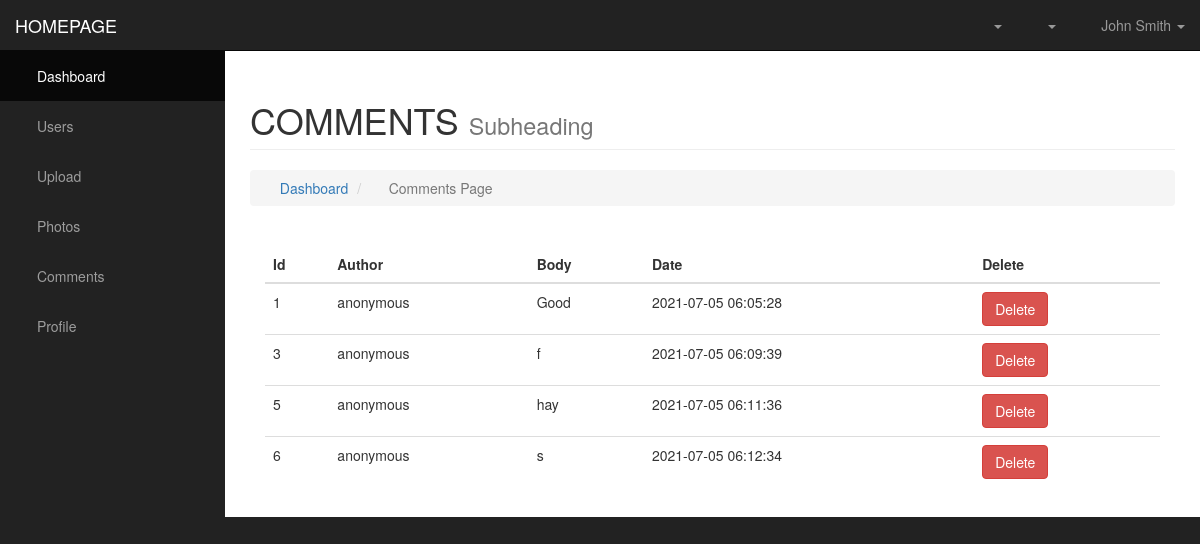
The app's page /admin/comments.php (signed in) with its own data.
### tables this page shows
CREATE TABLE `comments` (
  `comment_id` int(5) NOT NULL,
  `comment_photo_id` int(5) NOT NULL,
  `comment_author` varchar(50) NOT NULL,
  `comment_body` text NOT NULL,
  `comment_date` datetime NOT NULL
);

### admin/includes/db.php (called while the page is built, shortened)
<?php
class Database {
    public $conn;
    public function __construct() {
        $this->conn = new mysqli(DB_HOST, DB_USER, DB_PASS, DB_NAME);
    }
    public function query_db($sql) {
        $res = $this->conn->query($sql);
        return $res;
    }
    public function escape($str) { return $this->conn->real_escape_string(trim($str));}
}
$db = new Database();
?>

### admin/includes/db_object.php (called while the page is built, shortened)
<?php
class Db_Object {
    public static function find_rows($sql) {
        global $db;
        $res = $db->query_db($sql);
        $res_array = [];
        while($row = $res->fetch_assoc()) {
            $res_array[] = static::instantation($row);
        }
        return $res_array;
    }
    public static function find_all() { return static::find_rows("SELECT * FROM " . static::$db_table . " ");}
    public static function instantation($found_row) {
        global $db;
        $res = new $called_class;
        foreach($found_row as $property => $value) {
            if($res->has_property($property))
                $res->$property = $db->escape($value);
        }
        return $res;
    }
    private function has_property($prop) {
        $obj = get_object_vars($this);
        return array_key_exists($prop, $obj);
    }
}
?>

### admin/comments.php (the view, shortened to what this page needs)
<?php include("includes/header.php"); ?>
        <nav class="navbar navbar-inverse navbar-fixed-top" role="navigation">
<?php include("includes/navigation.php"); ?>
<?php include("includes/sidebar.php"); ?>
        </nav>
        <div id="page-wrapper">
            <div class="container-fluid">
                <div class="row">
                    <div class="col-lg-12">
                        <h1 class="page-header">
                            COMMENTS
                            <small>Subheading</small>
                        </h1>
                        <ol class="breadcrumb">
                            <li>
                                <i class="fa fa-dashboard"></i>  <a href="index.php">Dashboard</a>
                            </li>
                            <li class="active">
                                <i class="fa fa-file"></i> Comments Page
                            </li>
                        </ol>
<?php if(isset($_GET['photo'])) {
    $comments = Comment::find_photo_comments($db->escape($_GET['photo']));
    if(!$comments)
        $message = 'No comment for this photo.';
    else {
        $count = count($comments);
        $message = 'This photo has ' . $count . ' comments';
    }
    $session->message($message);
    redirect('comments.php');
} else
    $comments = comment::find_all();
?>
                        <div class="col-md-12">
                            <table class="table table-hover">
                                <thead>
                                    <tr>
                                        <th>Id</th>
                                        <th>Author</th>
                                        <th>Body</th>
                                        <th>Date</th>
                                        <th>Delete</th>
                                    </tr>
                                </thead>
                                <tbody>
<?php foreach($comments as $comment): ?>
                                    <tr>
                                        <td><?php echo $comment->comment_id; ?></td>
                                        <td><?php echo $comment->comment_author; ?></td>
                                        <td><?php echo $comment->comment_body; ?></td>
                                        <td><?php echo $comment->comment_date; ?></td>
                                        <td><a href="?delete=<?php echo $comment->comment_id; ?>" class="btn btn-danger">Delete</a></td>
                                    </tr>
<?php endforeach; ?>
                                </tbody>
                            </table>
                        </div>
                    </div>
                </div>
            </div>
        </div>
<?php include("includes/footer.php"); ?>

### admin/css/sb-admin.css (style rules this page uses)
body { margin-top: 100px; background-color: #222; }
@media (min-width:768px) { body { margin-top: 50px; } }
#page-wrapper { width: 100%; padding: 0; background-color: #fff; }
@media (min-width:768px) { #page-wrapper { padding: 10px; } }

### records on screen
comments: comment_id "1", comment_author "anonymous", comment_body "Good", comment_date "2021-07-05 06:05:28"
comments: comment_id "3", comment_author "anonymous", comment_body "f", comment_date "2021-07-05 06:09:39"
comments: comment_id "5", comment_author "anonymous", comment_body "hay", comment_date "2021-07-05 06:11:36"
comments: comment_id "6", comment_author "anonymous", comment_body "s", comment_date "2021-07-05 06:12:34"
